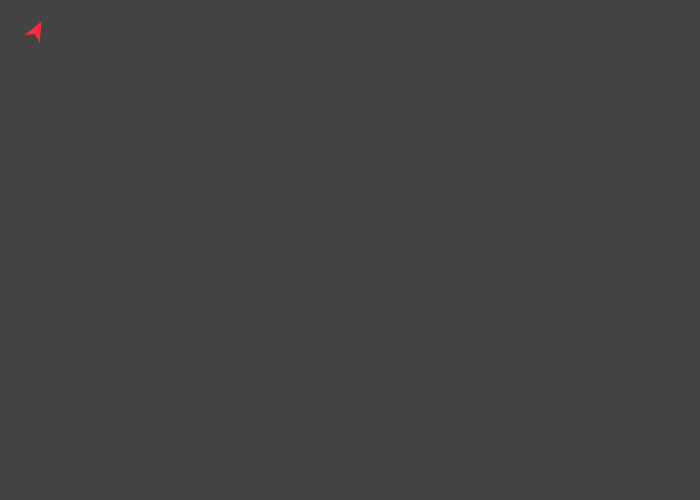
Frame 1 (no input)
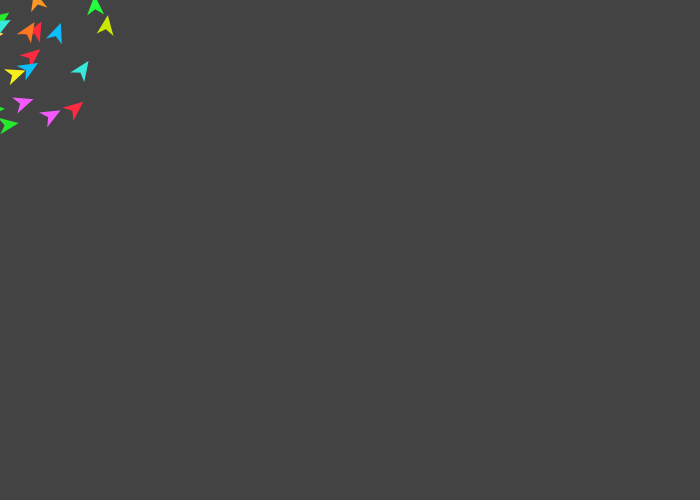
Frame 60 (the mouse pressed at the canvas centre just before this capture)
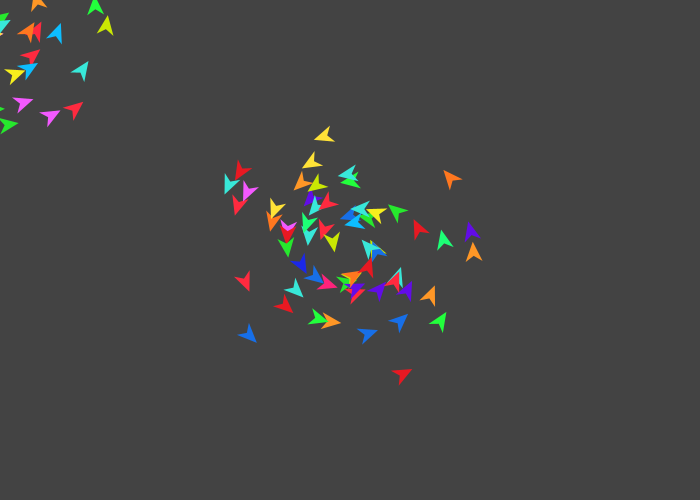
Frame 120 (the mouse held since frame 60 and released just before this capture)

The Processing sketch that drew these frames (run headless with seeded random() and noise(); from frame 60 on, the mouse is pressed at the canvas centre):

// Processing sketch: processing_175478
// ── processing_175478.pde

PVector location;
PVector velocity;
color [] cArray = {
    color(#620ce8), // purply cobalt
    color(#0dbeff), // bright sky 
    color(#22ff3c), // lime
    color(#ff771f), // orangey red
    color(#ff2a3f), // rose
    color(#1b28e8), // mild cobalt
    color(#1dff76), // bluey green
    color(#ffe237), // butter yellow
    color(#38e8d9), // bright aqua
    color(#f359ff), // wisteria
    color(#26e82d), // bright leaf green
    color(#cae803), // yellow green
    color(#ff9726), // bright orange
    color(#176fe8), // cornflower
    color(#f7ef1d), // bright yellow
    color(#e81922), // coraly red
    color(#ff227b) // bright pink
  };

void setup() {
  background(#434343);
  size(700, 500);
  location = new PVector(mouseX, mouseY);
  noStroke();
}

void draw() {
  velocity = new PVector(mouseX - pmouseX, mouseY - pmouseY);
  location.add(velocity);
  
  pushMatrix();
    translate(location.x, location.y);
    if (mouseX == pmouseX && mouseY == pmouseY) {
      rotate(0.0);
    }
    else {
      rotate(-velocity.heading2D());
    }
    int rnum  = (int)random(cArray.length);
    int rnum2  = (int)random(10,100);
  
    Arrow a1 = new Arrow(rnum2, rnum2, 1);
    a1.display(); 
  popMatrix();
}
class Arrow {
  color cArrow;
  float xPt; 
  float yPt;
  float rt;
  float trans;

  color [] cArray = {
    color(#620ce8), // purply cobalt
    color(#0dbeff), // bright sky 
    color(#22ff3c), // lime
    color(#ff771f), // orangey red
    color(#ff2a3f), // rose
    color(#1b28e8), // mild cobalt
    color(#1dff76), // bluey green
    color(#ffe237), // butter yellow
    color(#38e8d9), // bright aqua
    color(#f359ff), // wisteria
    color(#26e82d), // bright leaf green
    color(#cae803), // yellow green
    color(#ff9726), // bright orange
    color(#176fe8), // cornflower
    color(#f7ef1d), // bright yellow
    color(#e81922), // coraly red
    color(#ff227b) // bright pink
  };
  
  Arrow(float xPoint, float yPoint, int level) {
    xPt = xPoint;
    yPt = yPoint;
    rt = random(6.2831);
    
    int rnum  = (int)random(cArray.length);
    cArrow = cArray[rnum];
  }
  
  void display() {
    fill(cArrow);
    rotate(rt);
    beginShape();
    vertex(xPt, yPt);
    vertex(xPt-20, yPt+8);
    vertex(xPt-10, yPt+10);
    vertex(xPt-8, yPt+20);
    endShape(CLOSE);
  }  
  
}
